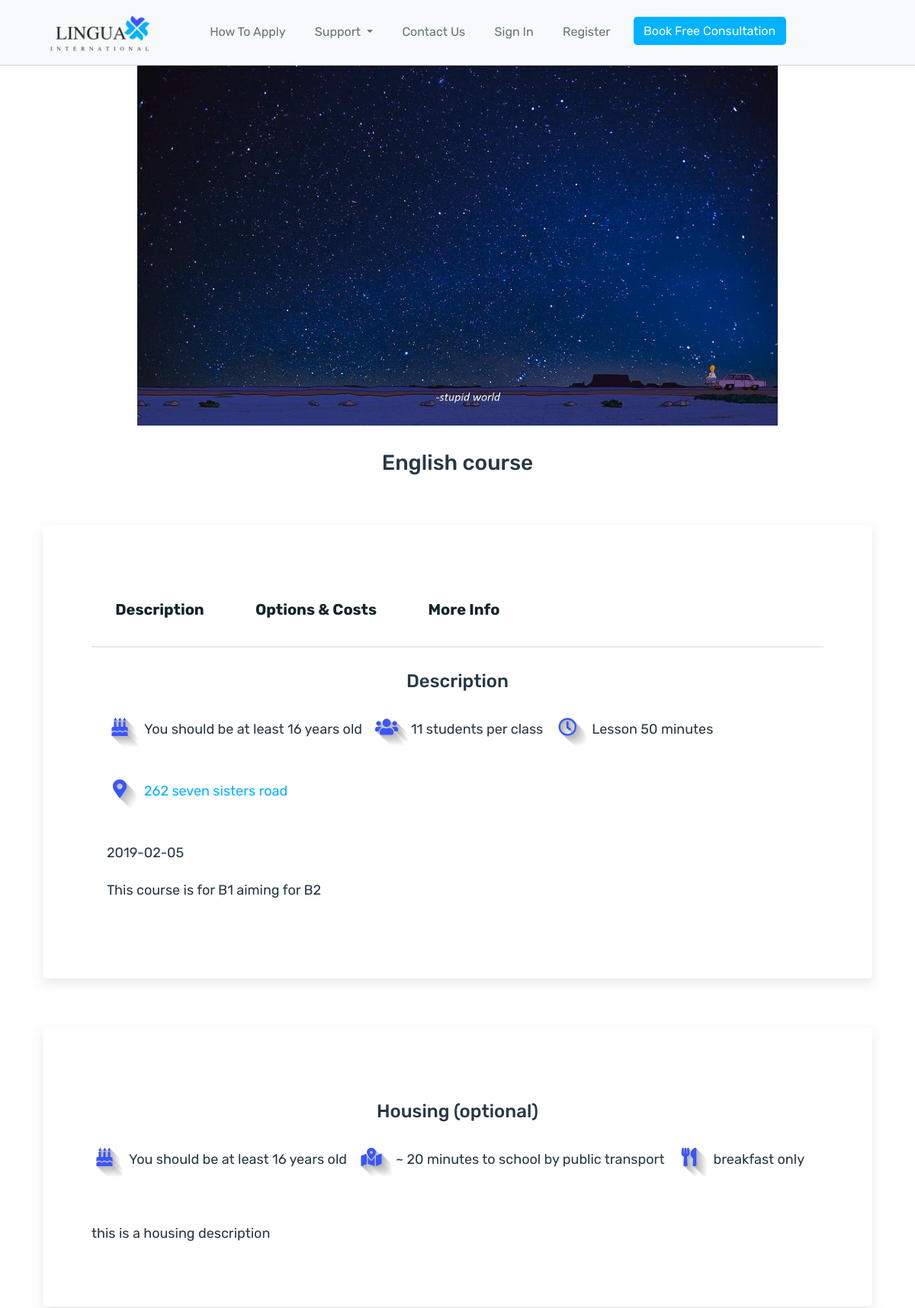
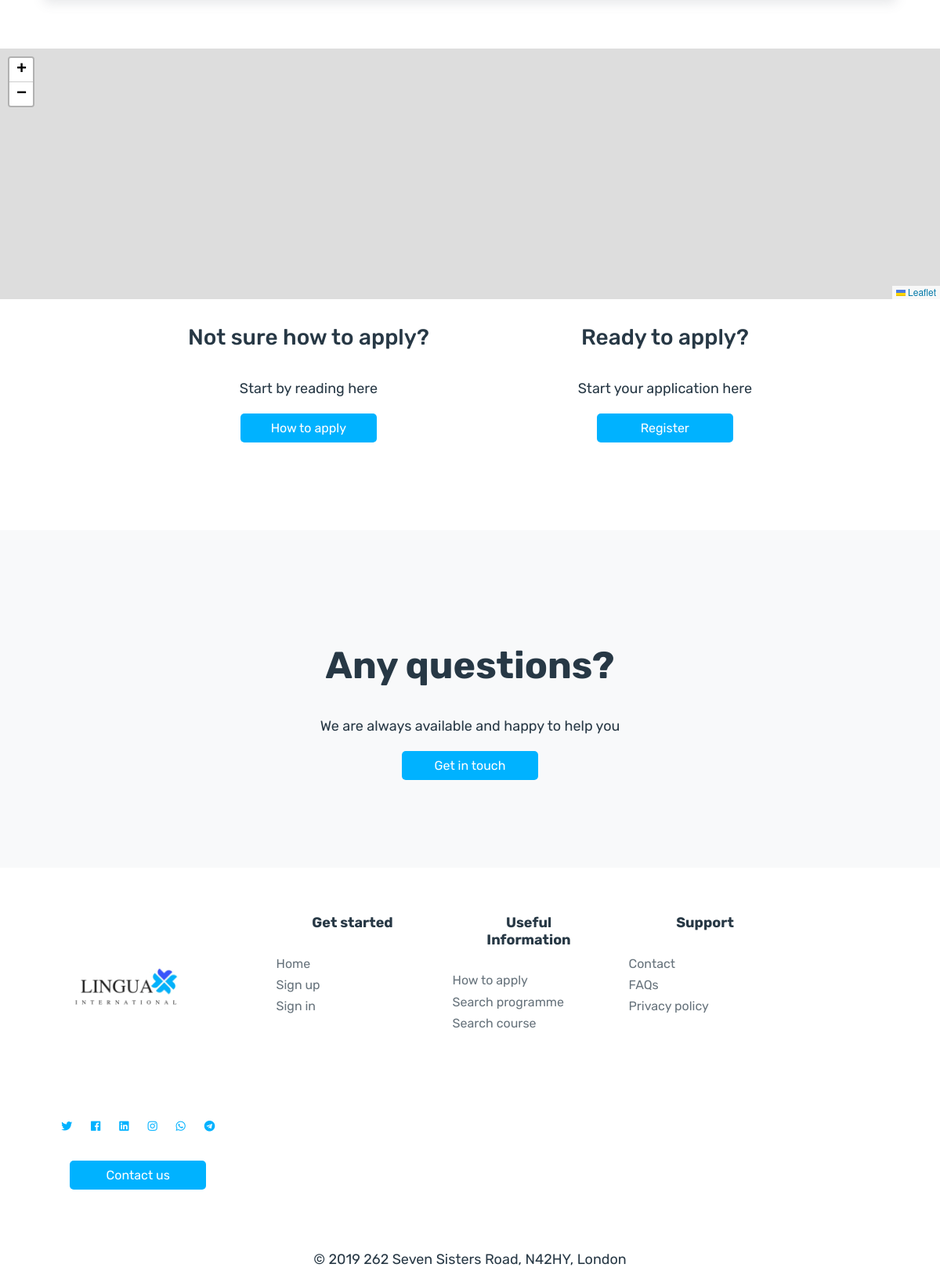
The page /search_course/1/ on the database its author committed (2 pictures, top to bottom).
### lingua/models.py (models this page shows, shortened)
class Course(models.Model):
    college = models.ForeignKey('lingua.College', on_delete=models.CASCADE, related_name='colleges')
    image = models.ImageField(default='LinguaLogo.jpg', upload_to='college_img')
    name = models.CharField(max_length=140, null=True)
    address_link = models.URLField(null=True)
    address = models.CharField(max_length=140, null=True)
    coordinate_lat = models.DecimalField(max_digits=7, decimal_places=4, null=True)
    coordinate_long = models.DecimalField(max_digits=7, decimal_places=4, null=True)
    college_url = models.URLField(null=True)
    duration = models.IntegerField(null=True)
    start_date = models.CharField(max_length=140, null=True, blank=True)
    type = models.CharField(max_length=140, null=True)
    description = models.TextField(null=True)
    attendance = models.CharField(max_length=140, null=True)
    learning_mode = models.CharField(max_length=140, null=True)
    student_per_class = models.IntegerField(null=True)
    lesson_durations = models.IntegerField(null=True)
    option1 = models.CharField(max_length=140, null=True, blank=True)
    original_cost1 = models.DecimalField(max_digits=7, decimal_places=2, null=True, blank=True)
    discount_cost1 = models.DecimalField(max_digits=7, decimal_places=2, null=True, blank=True)
    option2 = models.CharField(max_length=140, null=True, blank=True)
    original_cost2 = models.DecimalField(max_digits=7, decimal_places=2, null=True, blank=True)
    discount_cost2 = models.DecimalField(max_digits=7, decimal_places=2, null=True, blank=True)
    option3 = models.CharField(max_length=140, null=True, blank=True)
    original_cost3 = models.DecimalField(max_digits=7, decimal_places=2, null=True, blank=True)
    discount_cost3 = models.DecimalField(max_digits=7, decimal_places=2, null=True, blank=True)
    option4 = models.CharField(max_length=140, null=True, blank=True)
    original_cost4 = models.DecimalField(max_digits=7, decimal_places=2, null=True, blank=True)
    discount_cost4 = models.DecimalField(max_digits=7, decimal_places=2, null=True, blank=True)
    option5 = models.CharField(max_length=140, null=True, blank=True)
    original_cost5 = models.DecimalField(max_digits=7, decimal_places=2, null=True, blank=True)
    discount_cost5 = models.DecimalField(max_digits=7, decimal_places=2, null=True, blank=True)
    housing = models.BooleanField(null=True)
    housing_description = models.TextField(null=True, blank=True)
    min_age = models.IntegerField(null=True)
    distance = models.CharField(max_length=140, null=True)
    meals = models.CharField(max_length=140, null=True)
    housing_cost = models.DecimalField(max_digits=7, decimal_places=2, null=True)

### lingua/templates/lingua_templates/single_course.html (shortened to what this page needs)
{% extends "lingua_templates/header.html" %}
{% block content %}
{% include "lingua_templates/inc/navbar.html" %}
<img class="single-image" src="{{ course.image.url }}" alt="">
<h3>{{ course.name }}</h3>
<div class="single-programme">
    <div class="tab" role="tabpanel">
        <ul class="nav nav-tabs" role="tablist">
            <li role="presentation" class="active"><a href="#Section1" aria-controls="home" role="tab" data-toggle="tab">Description</a></li>
            <li role="presentation"><a href="#Section2" aria-controls="profile" role="tab" data-toggle="tab">Options &
                    Costs</a></li>
            <li role="presentation"><a href="#Section3" aria-controls="messages" role="tab" data-toggle="tab">More Info</a></li>
        </ul>
        <div class="tab-content tabs">
            <div role="tabpanel" class="tab-pane fade in active show" id="Section1">
                <h3>Description</h3>
                <div class="row">
                    <p><i class="fas fa-birthday-cake lingua-icon-dark-small"></i>You should be at least {{ course.min_age }} years old</p>
                    <p><i class="fas fa-users lingua-icon-dark-small"></i>{{ course.student_per_class }} students per
                        class</p>
                    <p><i class="far fa-clock lingua-icon-dark-small"></i>Lesson {{ course.lesson_durations }} minutes</p>
                    <p><i class="fas fa-map-marker-alt lingua-icon-dark-small"></i><a id="address" href=" {{ course.address_link }} " target="_blank">{{ course.address }}</a></p>
                </div>
                <p>{{ course.start_date }}</p>
                <p>{{ course.description|linebreaks }}</p>
            </div>
        </div>
    </div>
</div>
{% if course.housing %}
<div class="single-programme">
    <h4>Housing (optional)</h4>
    <div class="row">
        <p><i class="fas fa-birthday-cake lingua-icon-dark-small"></i>You should be at least {{ course.min_age }} years
            old</p>
        <p><i class="fas fa-map-marked-alt lingua-icon-dark-small"></i>~ {{ course.distance }} minutes to school by
            public transport</p>
        <p><i class="fas fa-utensils lingua-icon-dark-small"></i>{{ course.meals }}</p>
    </div>
    <p>{{ course.housing_description|linebreaks }}</p>
</div>
{% endif %}
<div id="mapid"></div>
<div class="search-flex">
    <div>
        <h3>Not sure how to apply?</h3>
        <p>Start by reading here</p>
        <a href="{% url 'how_to_apply' %}" class="btn btn-primary">How to apply</a>
    </div>
    <div>
        <h3>Ready to apply?</h3>
        <p>Start your application here</p>
        <a href="{% url 'register' %}" class="btn btn-primary">Register</a>
    </div>
</div>
<div style="background-color: #f8f9fa !important;" class="bg bg-light apply cta linguaFade">
    <h1>Any questions?</h1>
    <p> We are always available and happy to help you</p>
    <a href="{% url 'contact' %}" class="btn btn-primary">Get in touch</a>
</div>
{% include "lingua_templates/inc/footer.html" %}
{% endblock %}

### rows shown on the page
Course: image (picture), name "English course", min_age "16", student_per_class "11", lesson_durations "50", address "262 seven sisters road", start_date "2019-02-05", description "This course is for B1 aiming for B2", distance "20", meals "breakfast only", housing_description "this is a housing description"
